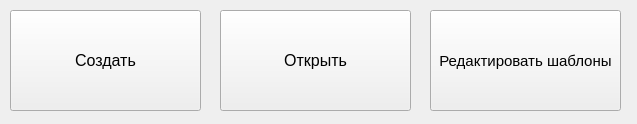
<?xml version="1.0" encoding="UTF-8"?>
<ui version="4.0">
 <class>MainWindow</class>
 <widget class="QMainWindow" name="MainWindow">
  <property name="geometry">
   <rect>
    <x>0</x>
    <y>0</y>
    <width>637</width>
    <height>124</height>
   </rect>
  </property>
  <property name="windowTitle">
   <string>MainWindow</string>
  </property>
  <widget class="QWidget" name="centralwidget">
   <widget class="QPushButton" name="create_button">
    <property name="geometry">
     <rect>
      <x>10</x>
      <y>10</y>
      <width>191</width>
      <height>101</height>
     </rect>
    </property>
    <property name="font">
     <font>
      <pointsize>12</pointsize>
     </font>
    </property>
    <property name="text">
     <string>Создать</string>
    </property>
   </widget>
   <widget class="QPushButton" name="open_button">
    <property name="geometry">
     <rect>
      <x>220</x>
      <y>10</y>
      <width>191</width>
      <height>101</height>
     </rect>
    </property>
    <property name="font">
     <font>
      <pointsize>12</pointsize>
     </font>
    </property>
    <property name="text">
     <string>Открыть</string>
    </property>
   </widget>
   <widget class="QPushButton" name="edit_button">
    <property name="geometry">
     <rect>
      <x>430</x>
      <y>10</y>
      <width>191</width>
      <height>101</height>
     </rect>
    </property>
    <property name="font">
     <font>
      <pointsize>11</pointsize>
     </font>
    </property>
    <property name="text">
     <string>Редактировать шаблоны</string>
    </property>
   </widget>
  </widget>
 </widget>
 <resources/>
 <connections/>
</ui>
